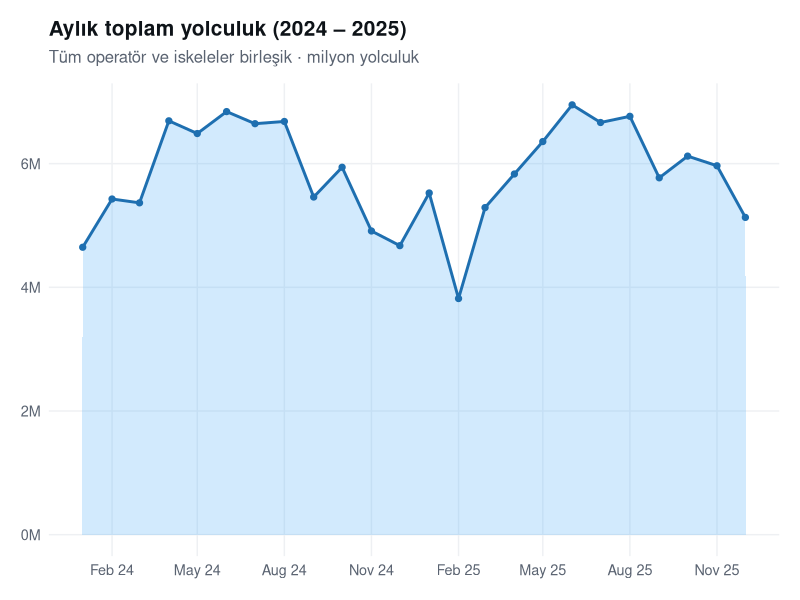
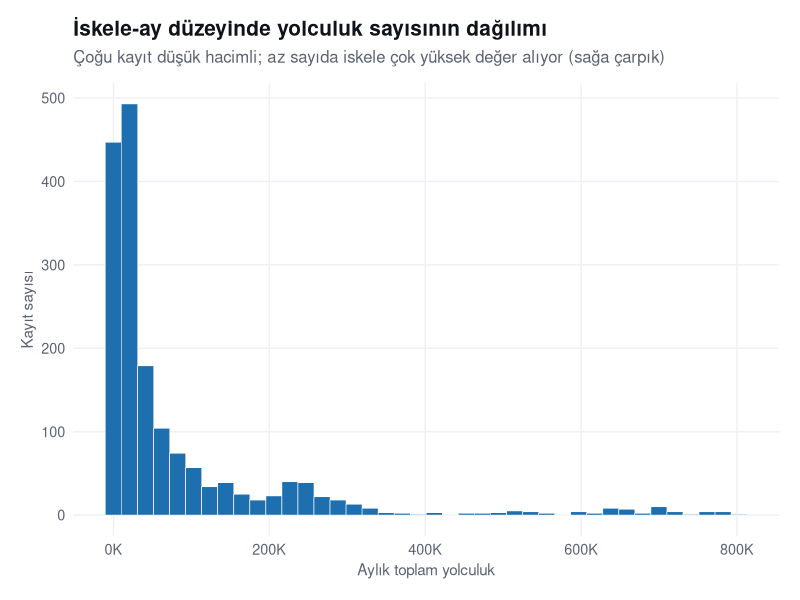
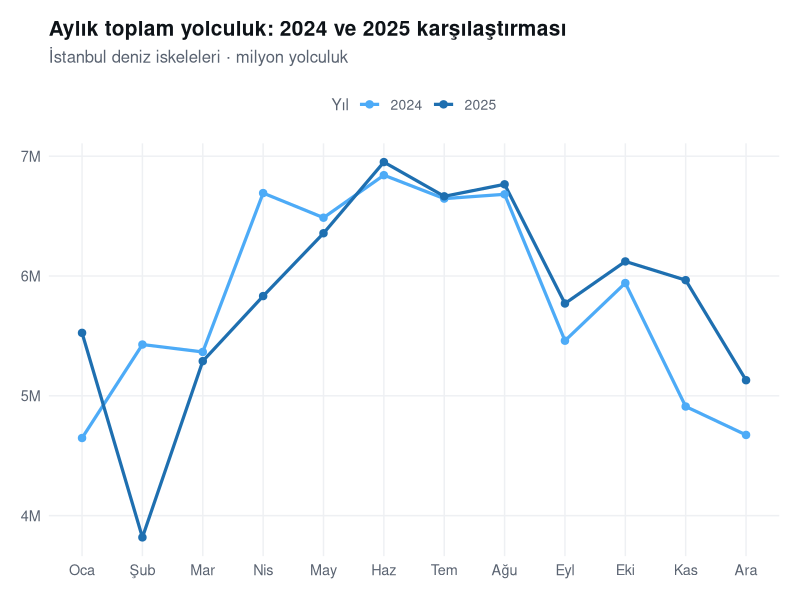
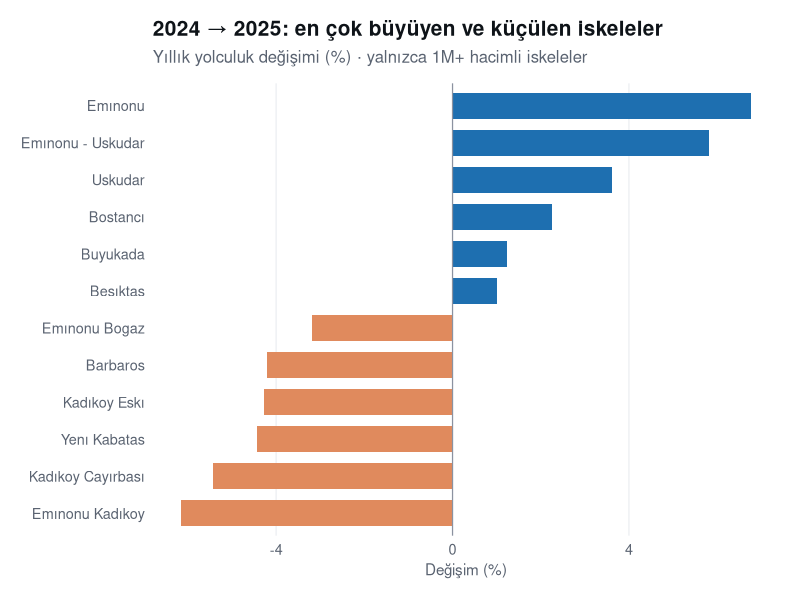
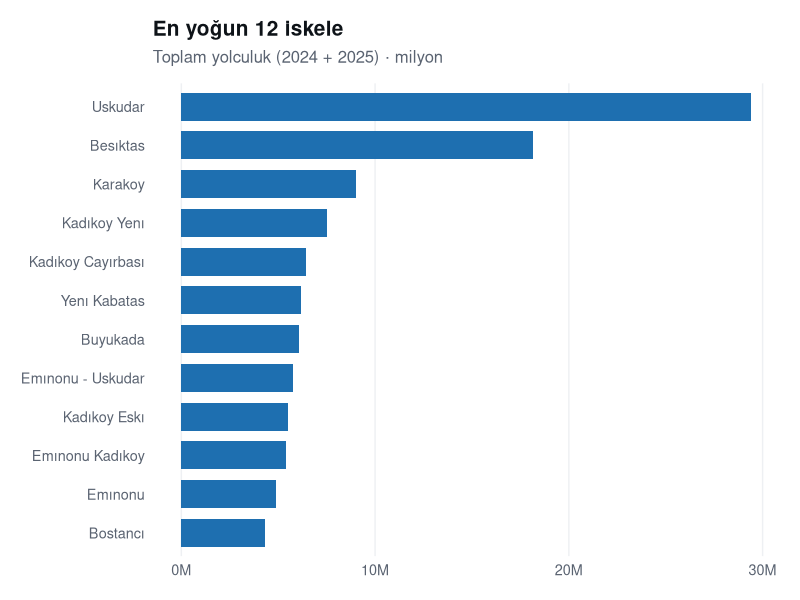
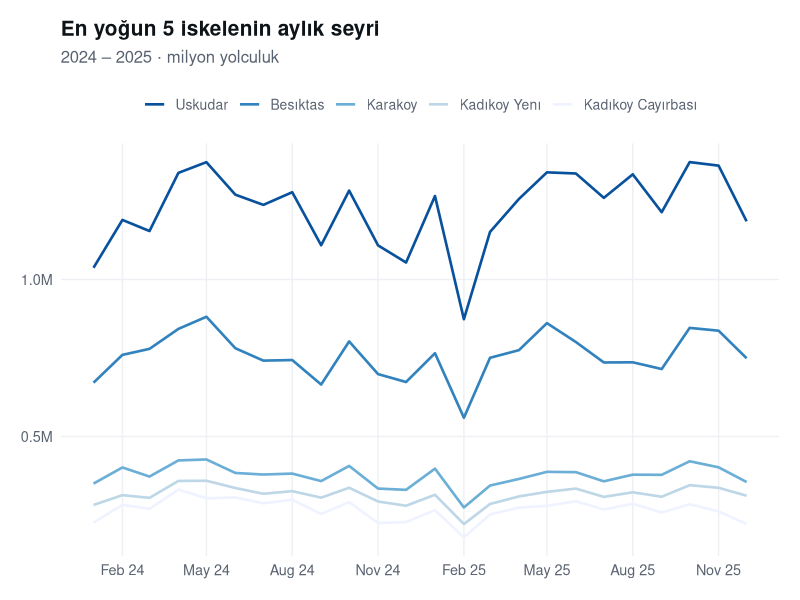
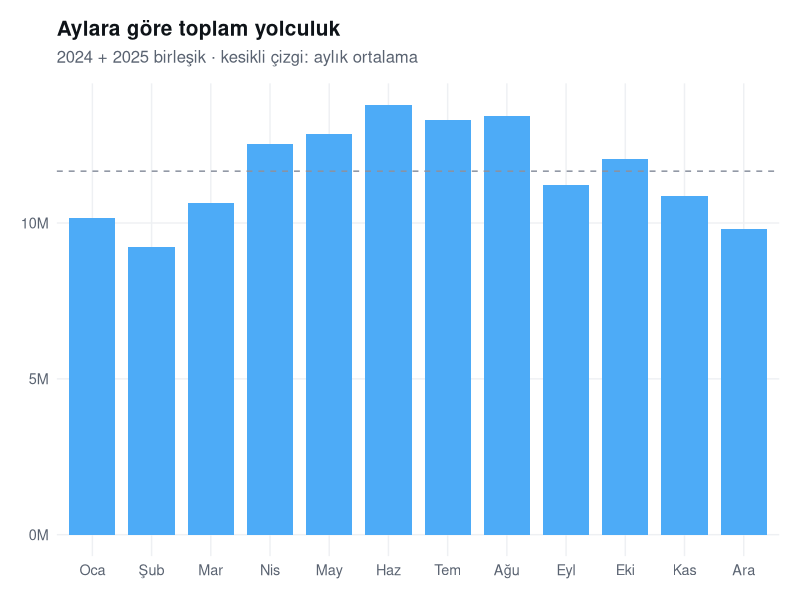
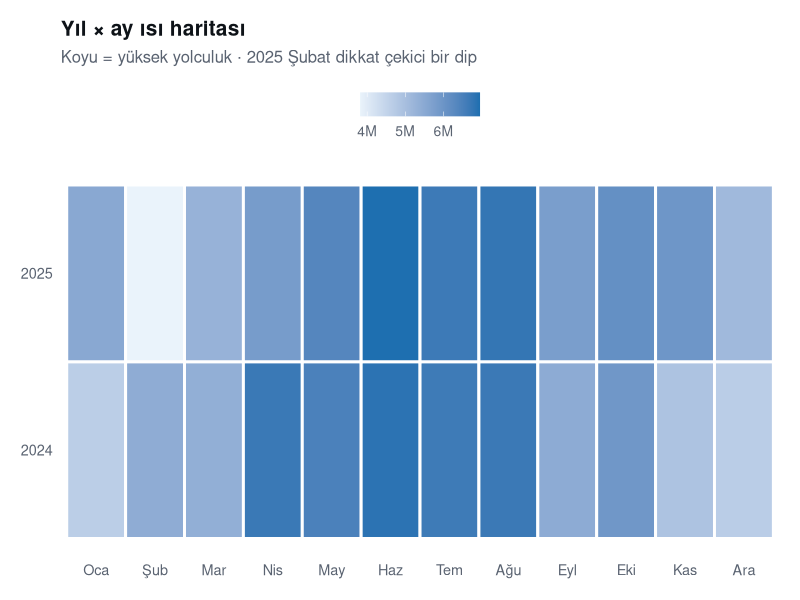

Generate these figures, in order, with R:
## ---- chunk 1
#| label: setup
#| include: false

library(tidyverse)
library(scales)
library(knitr)

normalize_tr <- function(x) {
  x <- str_to_upper(x, locale = "tr")
  x <- gsub("\u0130", "I", x)
  x <- gsub("\u015E", "S", x)
  x <- gsub("\u011E", "G", x)
  x <- gsub("\u00DC", "U", x)
  x <- gsub("\u00D6", "O", x)
  x <- gsub("\u00C7", "C", x)
  str_squish(x)
}

pretty_name <- function(x) {
  str_to_title(str_to_lower(x, locale = "tr"), locale = "tr")
}

bogaz_mavi <- "#1E6FB0"
bogaz_acik <- "#4DABF7"
bogaz_gri  <- "#8B92A0"

tema_mirac <- function() {
  theme_minimal(base_size = 13) +
    theme(
      plot.title       = element_text(face = "bold", size = 15, color = "#0E1318"),
      plot.subtitle    = element_text(size = 12, color = "#5A6371", margin = margin(b = 12)),
      plot.background   = element_rect(fill = "white", color = NA),
      panel.background  = element_rect(fill = "white", color = NA),
      panel.grid.minor  = element_blank(),
      panel.grid.major  = element_line(color = "#EEF0F3", linewidth = 0.5),
      axis.title        = element_text(color = "#5A6371", size = 11),
      axis.text         = element_text(color = "#5A6371"),
      legend.position   = "top",
      legend.title      = element_text(color = "#5A6371", size = 11),
      legend.text       = element_text(color = "#5A6371", size = 10),
      plot.margin       = margin(15, 15, 15, 15)
    )
}
## ---- chunk 2
#| label: veri-okuma
#| include: false

veri_2024 <- read_csv(
  "data/2024-yl-istanbul-deniz-iskeleleri-yolcu-saylar.csv",
  locale = locale(encoding = "UTF-8"),
  show_col_types = FALSE
)

veri_2025 <- read_delim(
  "data/2025-yl-istanbul-deniz-iskeleleri-yolcu-saylar.csv",
  delim = ";",
  locale = locale(encoding = "UTF-8"),
  show_col_types = FALSE
)

veri_2025 <- veri_2025 |>
  rename(toplam_yolculuk_sayisi = yolcu_sayisi)

veri_ham <- bind_rows(veri_2024, veri_2025)

veri <- veri_ham |>
  filter(!is.na(istasyon_adi), str_squish(istasyon_adi) != "") |>
  mutate(
    istasyon_key = normalize_tr(istasyon_adi),
    istasyon     = pretty_name(istasyon_key),
    otorite      = str_squish(otorite_adi),
    tarih        = make_date(yil, ay, 1)
  ) |>
  group_by(yil, ay, tarih, otorite, istasyon_key, istasyon) |>
  summarise(
    tekil_yolcu_sayisi     = sum(tekil_yolcu_sayisi, na.rm = TRUE),
    toplam_yolculuk_sayisi = sum(toplam_yolculuk_sayisi, na.rm = TRUE),
    .groups = "drop"
  )

veri <- veri |>
  mutate(
    operator_kisa = case_when(
      str_detect(otorite, regex("IBB|TOPLU ULASIM", ignore_case = TRUE)) ~ "İBB Toplu Ulaşım",
      str_detect(otorite, regex("SEHIR HAT", ignore_case = TRUE))         ~ "Şehir Hatları",
      str_detect(otorite, regex("TURYOL", ignore_case = TRUE))            ~ "TURYOL",
      str_detect(otorite, regex("DENTUR", ignore_case = TRUE))            ~ "Dentur Avrasya",
      str_detect(otorite, regex("MAVI MARMARA", ignore_case = TRUE))      ~ "Mavi Marmara",
      str_detect(otorite, regex("IDO", ignore_case = TRUE))               ~ "İDO",
      str_detect(otorite, regex("BEYDEN", ignore_case = TRUE))            ~ "Beyden",
      str_detect(otorite, regex("KARTAL", ignore_case = TRUE))            ~ "Kartal Koop.",
      TRUE ~ str_to_title(str_sub(otorite, 1, 20))
    )
  )
## ---- chunk 3
#| label: veri-onizleme

veri |>
  arrange(desc(toplam_yolculuk_sayisi)) |>
  select(yil, ay, istasyon, operator_kisa, tekil_yolcu_sayisi, toplam_yolculuk_sayisi) |>
  head(8) |>
  kable(
    col.names = c("Yıl", "Ay", "İskele", "Operatör", "Tekil Yolcu", "Toplam Yolculuk"),
    format.args = list(big.mark = ".", decimal.mark = ","),
    align = "c"
  )
## ---- chunk 4
#| label: eda-zaman-serisi
#| fig-width: 9
#| fig-height: 4
#| fig-align: center

veri |>
  group_by(tarih) |>
  summarise(toplam = sum(toplam_yolculuk_sayisi), .groups = "drop") |>
  ggplot(aes(x = tarih, y = toplam)) +
  geom_area(fill = bogaz_acik, alpha = 0.25) +
  geom_line(color = bogaz_mavi, linewidth = 1) +
  geom_point(color = bogaz_mavi, size = 1.8) +
  scale_y_continuous(labels = label_number(scale = 1e-6, suffix = "M")) +
  scale_x_date(date_breaks = "3 months", date_labels = "%b %y") +
  labs(
    title = "Aylık toplam yolculuk (2024 – 2025)",
    subtitle = "Tüm operatör ve iskeleler birleşik · milyon yolculuk",
    x = NULL, y = NULL
  ) +
  tema_mirac()
## ---- chunk 5
#| label: eda-dagilim
#| fig-width: 9
#| fig-height: 3.8
#| fig-align: center

veri |>
  ggplot(aes(x = toplam_yolculuk_sayisi)) +
  geom_histogram(bins = 40, fill = bogaz_mavi, color = "white", linewidth = 0.2) +
  scale_x_continuous(labels = label_number(scale = 1e-3, suffix = "K")) +
  labs(
    title = "İskele-ay düzeyinde yolculuk sayısının dağılımı",
    subtitle = "Çoğu kayıt düşük hacimli; az sayıda iskele çok yüksek değer alıyor (sağa çarpık)",
    x = "Aylık toplam yolculuk", y = "Kayıt sayısı"
  ) +
  tema_mirac()
## ---- chunk 6
#| label: q1-yillik
#| fig-width: 9
#| fig-height: 4.5
#| fig-align: center

aylik_yil <- veri |>
  group_by(yil, ay) |>
  summarise(toplam = sum(toplam_yolculuk_sayisi), .groups = "drop") |>
  mutate(yil = factor(yil))

ggplot(aylik_yil, aes(x = ay, y = toplam, color = yil)) +
  geom_line(linewidth = 1.1) +
  geom_point(size = 2.2) +
  scale_x_continuous(breaks = 1:12,
                     labels = c("Oca","Şub","Mar","Nis","May","Haz",
                                "Tem","Ağu","Eyl","Eki","Kas","Ara")) +
  scale_y_continuous(labels = label_number(scale = 1e-6, suffix = "M")) +
  scale_color_manual(values = c("2024" = bogaz_acik, "2025" = bogaz_mavi)) +
  labs(
    title = "Aylık toplam yolculuk: 2024 ve 2025 karşılaştırması",
    subtitle = "İstanbul deniz iskeleleri · milyon yolculuk",
    x = NULL, y = NULL, color = "Yıl"
  ) +
  tema_mirac()
## ---- chunk 7
#| label: q1-degisim
#| fig-width: 9
#| fig-height: 5
#| fig-align: center

degisim <- veri |>
  group_by(istasyon, yil) |>
  summarise(toplam = sum(toplam_yolculuk_sayisi), .groups = "drop") |>
  pivot_wider(names_from = yil, values_from = toplam, names_prefix = "y", values_fill = 0) |>
  filter(y2024 > 1e6) |>
  mutate(degisim_pct = 100 * (y2025 - y2024) / y2024) |>
  arrange(desc(degisim_pct))

degisim_uc <- bind_rows(slice_head(degisim, n = 6), slice_tail(degisim, n = 6))

ggplot(degisim_uc, aes(x = degisim_pct, y = fct_reorder(istasyon, degisim_pct),
                       fill = degisim_pct > 0)) +
  geom_col(width = 0.7) +
  geom_vline(xintercept = 0, color = bogaz_gri, linewidth = 0.4) +
  scale_fill_manual(values = c("TRUE" = bogaz_mavi, "FALSE" = "#E08A5D"), guide = "none") +
  labs(
    title = "2024 → 2025: en çok büyüyen ve küçülen iskeleler",
    subtitle = "Yıllık yolculuk değişimi (%) · yalnızca 1M+ hacimli iskeleler",
    x = "Değişim (%)", y = NULL
  ) +
  tema_mirac() +
  theme(panel.grid.major.y = element_blank())
## ---- chunk 8
#| label: q2-iskele
#| fig-width: 9
#| fig-height: 5
#| fig-align: center

top_iskele <- veri |>
  group_by(istasyon) |>
  summarise(toplam = sum(toplam_yolculuk_sayisi), .groups = "drop") |>
  slice_max(toplam, n = 12)

ggplot(top_iskele, aes(x = toplam, y = fct_reorder(istasyon, toplam))) +
  geom_col(fill = bogaz_mavi, width = 0.72) +
  scale_x_continuous(labels = label_number(scale = 1e-6, suffix = "M")) +
  labs(
    title = "En yoğun 12 iskele",
    subtitle = "Toplam yolculuk (2024 + 2025) · milyon",
    x = NULL, y = NULL
  ) +
  tema_mirac() +
  theme(panel.grid.major.y = element_blank())
## ---- chunk 9
#| label: q2-trend
#| fig-width: 9
#| fig-height: 4.5
#| fig-align: center

top5_isim <- veri |>
  group_by(istasyon) |>
  summarise(t = sum(toplam_yolculuk_sayisi), .groups = "drop") |>
  slice_max(t, n = 5) |>
  pull(istasyon)

veri |>
  filter(istasyon %in% top5_isim) |>
  group_by(tarih, istasyon) |>
  summarise(toplam = sum(toplam_yolculuk_sayisi), .groups = "drop") |>
  ggplot(aes(x = tarih, y = toplam, color = fct_reorder(istasyon, -toplam))) +
  geom_line(linewidth = 0.9) +
  scale_y_continuous(labels = label_number(scale = 1e-6, suffix = "M")) +
  scale_x_date(date_breaks = "3 months", date_labels = "%b %y") +
  scale_color_brewer(palette = "Blues", direction = -1) +
  labs(
    title = "En yoğun 5 iskelenin aylık seyri",
    subtitle = "2024 – 2025 · milyon yolculuk",
    x = NULL, y = NULL, color = NULL
  ) +
  tema_mirac()
## ---- chunk 10
#| label: q3-mevsim
#| fig-width: 9
#| fig-height: 4.5
#| fig-align: center

aylik <- veri |>
  group_by(ay) |>
  summarise(toplam = sum(toplam_yolculuk_sayisi), .groups = "drop")

ggplot(aylik, aes(x = factor(ay), y = toplam)) +
  geom_col(fill = bogaz_acik, width = 0.78) +
  geom_hline(yintercept = mean(aylik$toplam), linetype = "dashed",
             color = bogaz_gri, linewidth = 0.5) +
  scale_x_discrete(labels = c("Oca","Şub","Mar","Nis","May","Haz",
                              "Tem","Ağu","Eyl","Eki","Kas","Ara")) +
  scale_y_continuous(labels = label_number(scale = 1e-6, suffix = "M")) +
  labs(
    title = "Aylara göre toplam yolculuk",
    subtitle = "2024 + 2025 birleşik · kesikli çizgi: aylık ortalama",
    x = NULL, y = NULL
  ) +
  tema_mirac()
## ---- chunk 11
#| label: q3-heatmap
#| fig-width: 9
#| fig-height: 3
#| fig-align: center

veri |>
  group_by(yil, ay) |>
  summarise(toplam = sum(toplam_yolculuk_sayisi), .groups = "drop") |>
  ggplot(aes(x = factor(ay), y = factor(yil), fill = toplam)) +
  geom_tile(color = "white", linewidth = 1) +
  scale_x_discrete(labels = c("Oca","Şub","Mar","Nis","May","Haz",
                              "Tem","Ağu","Eyl","Eki","Kas","Ara")) +
  scale_fill_gradient(low = "#EAF3FB", high = bogaz_mavi,
                      labels = label_number(scale = 1e-6, suffix = "M"),
                      name = NULL) +
  labs(
    title = "Yıl × ay ısı haritası",
    subtitle = "Koyu = yüksek yolculuk · 2025 Şubat dikkat çekici bir dip",
    x = NULL, y = NULL
  ) +
  tema_mirac() +
  theme(panel.grid.major = element_blank())
## ---- chunk 12
#| label: q4-operator
#| fig-width: 9
#| fig-height: 4.5
#| fig-align: center

op_pay <- veri |>
  group_by(operator_kisa) |>
  summarise(toplam = sum(toplam_yolculuk_sayisi), .groups = "drop") |>
  mutate(pay = toplam / sum(toplam)) |>
  arrange(desc(toplam))

ggplot(op_pay, aes(x = pay, y = fct_reorder(operator_kisa, pay))) +
  geom_col(fill = bogaz_mavi, width = 0.7) +
  geom_text(aes(label = percent(pay, accuracy = 0.1)),
            hjust = -0.15, size = 3.5, color = "#5A6371") +
  scale_x_continuous(labels = percent_format(), expand = expansion(mult = c(0, 0.15))) +
  labs(
    title = "Operatör pazar payı",
    subtitle = "Toplam yolculuğun yüzdesi (2024 + 2025)",
    x = NULL, y = NULL
  ) +
  tema_mirac() +
  theme(panel.grid.major.y = element_blank())
## ---- chunk 13
#| label: q4-mevsim
#| fig-width: 9
#| fig-height: 4.5
#| fig-align: center

veri |>
  filter(operator_kisa %in% c("İBB Toplu Ulaşım", "Dentur Avrasya", "TURYOL")) |>
  mutate(mevsim = case_when(
    ay %in% c(6, 7, 8)  ~ "Yaz (Haz–Ağu)",
    ay %in% c(12, 1, 2) ~ "Kış (Ara–Şub)",
    TRUE ~ "Diğer"
  )) |>
  filter(mevsim != "Diğer") |>
  group_by(operator_kisa, mevsim) |>
  summarise(toplam = sum(toplam_yolculuk_sayisi), .groups = "drop") |>
  ggplot(aes(x = operator_kisa, y = toplam, fill = mevsim)) +
  geom_col(position = "dodge", width = 0.65) +
  scale_y_continuous(labels = label_number(scale = 1e-6, suffix = "M")) +
  scale_fill_manual(values = c("Yaz (Haz–Ağu)" = bogaz_mavi, "Kış (Ara–Şub)" = bogaz_acik)) +
  labs(
    title = "Büyük operatörlerde yaz – kış karşılaştırması",
    subtitle = "Toplam yolculuk · milyon",
    x = NULL, y = NULL, fill = NULL
  ) +
  tema_mirac()
## ---- chunk 14
#| label: q5-oran
#| fig-width: 9
#| fig-height: 5
#| fig-align: center

oran_df <- veri |>
  group_by(istasyon) |>
  summarise(
    toplam = sum(toplam_yolculuk_sayisi),
    tekil  = sum(tekil_yolcu_sayisi),
    .groups = "drop"
  ) |>
  filter(toplam > 3e6) |>
  mutate(oran = toplam / tekil) |>
  slice_max(oran, n = 12)

ggplot(oran_df, aes(x = oran, y = fct_reorder(istasyon, oran))) +
  geom_col(fill = bogaz_acik, width = 0.72) +
  geom_vline(xintercept = 1, linetype = "dotted", color = bogaz_gri) +
  geom_text(aes(label = number(oran, accuracy = 0.01)),
            hjust = -0.15, size = 3.3, color = "#5A6371") +
  scale_x_continuous(expand = expansion(mult = c(0, 0.12))) +
  labs(
    title = "Yolculuk / tekil yolcu oranı (yüksek hacimli iskeleler)",
    subtitle = "Oran ne kadar yüksekse, aynı yolcu o iskeleyi o kadar çok kez kullanıyor",
    x = "Kişi başına yolculuk sayısı", y = NULL
  ) +
  tema_mirac() +
  theme(panel.grid.major.y = element_blank())
## ---- chunk 15
#| label: q5-korelasyon
#| fig-width: 9
#| fig-height: 5
#| fig-align: center

kor_deger <- cor(veri$tekil_yolcu_sayisi, veri$toplam_yolculuk_sayisi)

veri |>
  ggplot(aes(x = tekil_yolcu_sayisi, y = toplam_yolculuk_sayisi)) +
  geom_point(color = bogaz_mavi, alpha = 0.35, size = 1.8) +
  geom_smooth(method = "lm", color = "#E08A5D", se = FALSE, linewidth = 0.9) +
  scale_x_continuous(labels = label_number(scale = 1e-3, suffix = "K")) +
  scale_y_continuous(labels = label_number(scale = 1e-3, suffix = "K")) +
  labs(
    title = "Tekil yolcu ve toplam yolculuk ilişkisi",
    subtitle = paste0("Her nokta bir iskele-ay · Pearson r = ", round(kor_deger, 3)),
    x = "Tekil yolcu sayısı", y = "Toplam yolculuk sayısı"
  ) +
  tema_mirac()
